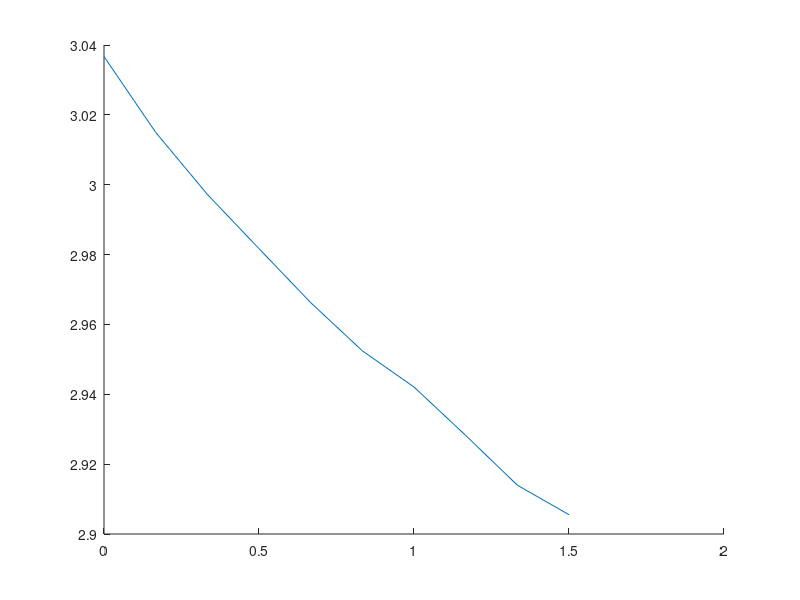
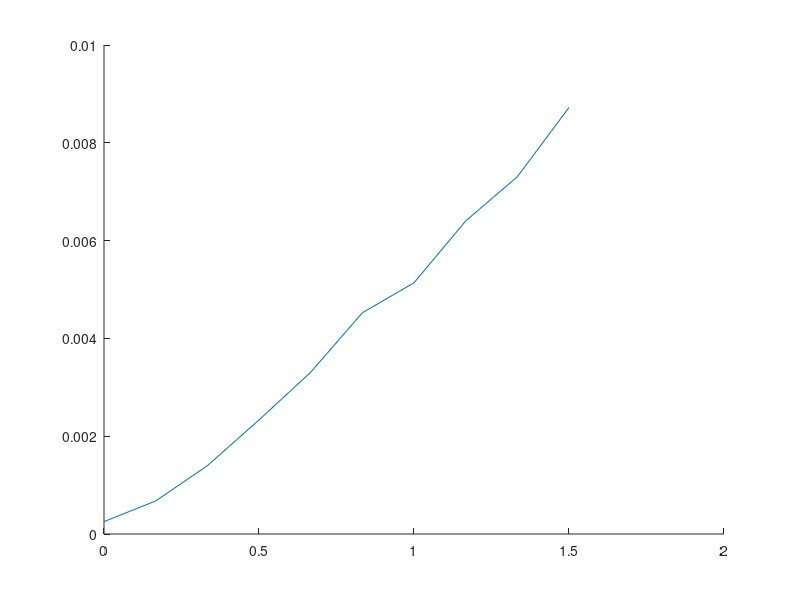

Here is the MATLAB script that generated these plots, in order:
pkg load optim


n_classes = 6;
n_major_classes = 3;

% minimum acceptible overall grade
min_grade = 3.0;

% minimum acceptible major grade
min_major_grade = 3.5;

% Total Number of workable hours in the week
H = 70;

% Goal: minimize study time
f = ones(6,1);

% Number of hours per week to finish problem set.
% On study weeks before prelims, this is the amount of studying
%		in hours to achieve a perfect score.
h_req_1 = 12.0;
h_req_2 = 6.0;  % major class
h_req_3 = 7.0;  % major class
h_req_4 = 5.0;  % major class
h_req_5 = 4.0;
h_req_6 = 1.0;
h_req = [h_req_1; h_req_2; h_req_3; h_req_4; h_req_5; h_req_6];

% Expected grade per class with no studying
b_1 = 1.0;
b_2 = 2.0;
b_3 = 2.0;
b_4 = 1.5;
b_5 = 2.5;
b_6 = 2.5;
b = [b_1; b_2; b_3; b_4; b_5; b_6];

% the grade in the class is given by:
% g = b + ( h ./ h_req ) * 4.0

% average grade is given by:
% sum(g) / n_classes = sum(b) / n_classes + sum( h ./ h_req ) * ( 4.0 / n_classes)
% 
% if average grade must be greater than min_grade,
% (4.0 ./ (h_req * n_classes))' * h < -sum(b) / n_classes + min_grade

% setup main grade
total_gpa_constraint_line = (4.0 - b) ./ (h_req * n_classes);
total_gpa_constraint_maximum = min_grade - sum(b) / n_classes;

% setup major grade.  Use same process but only refer to major classes
major_gpa_constraint_line = ([(4.0 - b(2))/h_req(2); (4.0 - b(3))/h_req(3); (4.0 - b(4))/h_req(4)] / n_major_classes);
major_gpa_constraint_maximum = min_major_grade - sum([b(2); b(3); b(4)]) / n_major_classes;

% in addition to already specified constraints,
%   constrain each hour number to be greater than 0
%   and less than than the number required to get a 4.0 (to keep grades below 4.0)

A = [ ones(1,6); -total_gpa_constraint_line'; 0, -major_gpa_constraint_line', 0, 0; -eye(6); eye(6)];
b_constraint = [ H; -total_gpa_constraint_maximum; -major_gpa_constraint_maximum; zeros(6,1) ; h_req]; 

h = linprog(f, A, b_constraint)

printf("Study Plan:\n");
printf("Class \t\t Hours per Week\n");
printf("-------------------------------\n");
printf("Quantum Field: \t\t %f\n", h(1));
printf("Math Modeling: \t\t %f\n", h(2));
printf("Topology: \t\t %f\n", h(3));
printf("Combinatorics: \t\t %f\n", h(4));
printf("Robot Arms: \t\t %f\n", h(5));
printf("French: \t\t %f\n", h(6));
printf("-------------------------------\n");
printf("Estimated GPA: %f\n", sum(b + ( h ./ h_req ) .* (4.0 - b))/6.0);
printf("Estimated Major GPA: %f\n", (b(2) + b(3) + b(4) + ( (4.0 - b(2)) * h(2) / h_req(2) + (4.0 - b(3)) * h(3) / h_req(3) + (4.0 - b(4)) * h(4) / h_req(4) ))/3.0);

% stuff
n_samples = 3000;
n_stdivs = 10;
gpas = zeros(n_samples,1);
major_gpa = zeros(n_samples,1);
h_req_stdiv = linspace(0, 1.5, n_stdivs); 
b_stdiv = 0.1;


gpa_means = zeros(1,n_stdivs);
major_gpa_means = zeros(1,n_stdivs);
gpa_stdivs = zeros(1,n_stdivs);
major_gpa_stdivs = zeros(1,n_stdivs);

for j = 1:n_stdivs
	for i = 1:n_samples
		noise_h_req= randn(6,1)*h_req_stdiv(j);
		while min(noise_h_req + h_req) < 0.0
			noise_h_req= randn(6,1)*h_req_stdiv(j);
		end
		noise_b = randn(6,1)*b_stdiv;
		while min(noise_b) < 0.0 || max(b + noise_b) > 4.0
			noise_b = randn(6,1)*b_stdiv;
		end
		gpas(i) = sum(min((b+noise_b) + (4.0 - b - noise_b).*(h ./ (h_req + noise_h_req)),4.0))/6.0;
		major_gpa(i) = sum(min(
			       [ b(2) + noise_b(2) + (4.0 - b(2) - noise_b(2)) * ( h(2) / (h_req(2) + noise_h_req(2)) ) ,
				 b(3) + noise_b(3) + (4.0 - b(3) - noise_b(3)) * ( h(3) / (h_req(3) + noise_h_req(3)) ) ,
				 b(4) + noise_b(4) + (4.0 - b(4) - noise_b(4))* ( h(4) / (h_req(4) + noise_h_req(4)) )], 4.0))/3.0;
	end
	
	gpa_means(j) = mean(gpas);
	major_gpa_means(j) = mean(major_gpa);
	gpa_stdivs(j) = mean(gpas .^ 2) - mean(gpas) .^ 2;
	major_gpa_stdivs(j) = mean(major_gpa .^ 2) - mean(major_gpa) .^ 2;
end

figure
hold on
plot(h_req_stdiv, gpa_means)
hold off
print("means.png")
clf

figure 
hold on
plot(h_req_stdiv, gpa_stdivs)
hold off
print("standard-divs.png")
clf
